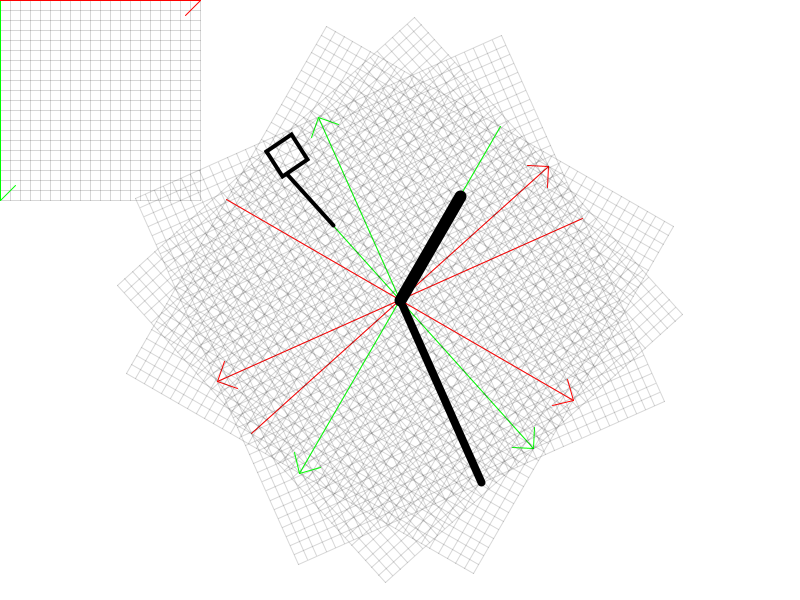
Frame 1 (no input)
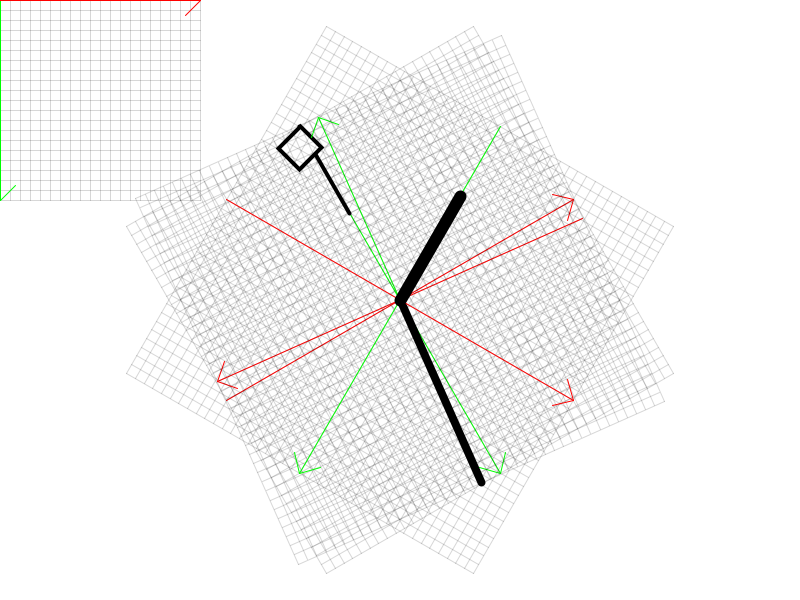
Frame 60 (the mouse pressed at the canvas centre just before this capture)
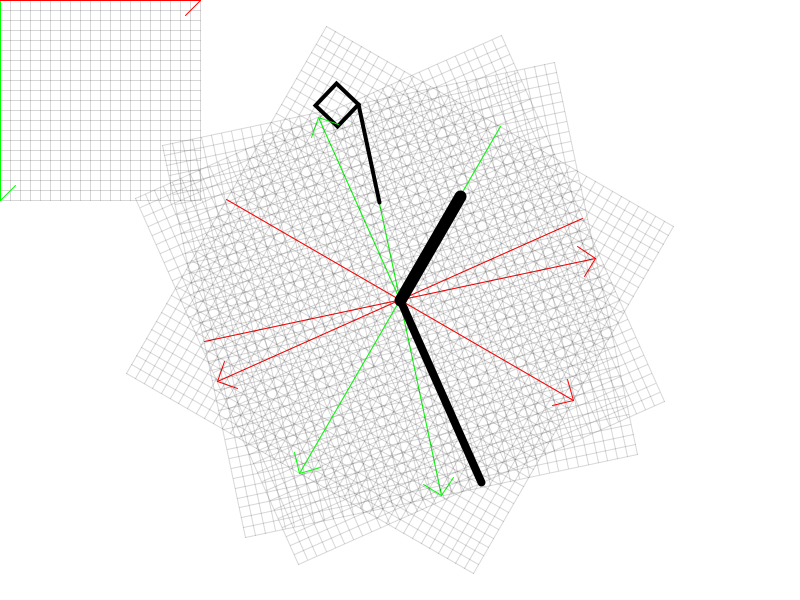
Frame 120 (the mouse held since frame 60 and released just before this capture)

The Processing sketch that drew these frames (run headless with seeded random() and noise(); from frame 60 on, the mouse is pressed at the canvas centre):

// Processing sketch: sketch_150507c_translate_rotate_uhr
// ── sketch_150507c_translate_rotate_uhr.pde
void setup() {
  size(800, 600);
  frameRate(60);
}

void draw() {
  background(255);
  drawCurrentCoordinateSystem();

  translate(width/2, height/2);
  //translate(100, 100);


  // 0 - 360
  float secondRotation = map(second(), 0, 60, 0, 360); // 0 - 59

  rotate(radians(secondRotation));
  drawCurrentCoordinateSystem();
  strokeWeight(4);
  stroke(0);
  line(0, -100, 0, -200);
  pushMatrix();
  // an die spitze vom sekundenzeiger
  translate(0, -200);
  // rotiere nach millis()/2000.0
  rotate(millis()/2000.0);
  // zeichne rechteck rotiert an der spitze vom sekundenzeiger
  rect(0, 0, 30, 30);
  popMatrix();
  
  
  // backrotation of seconds
  rotate(-radians(secondRotation));


  float minuteRotation = map(minute(), 0, 60, 0, 360); // 0 - 59

  pushMatrix();
  rotate(radians(minuteRotation));
  drawCurrentCoordinateSystem();
  strokeWeight(8);
  stroke(0);
  line(0, 0, 0, -200);
  popMatrix();

  float houreRotation = map(hour(), 0, 24, 0, 720); // 0 - 59

  rotate(radians(houreRotation));
  drawCurrentCoordinateSystem();
  strokeWeight(12);
  stroke(0);
  line(0, 0, 0, -120);
}






void drawCurrentCoordinateSystem() {
  stroke(0, 40);
  strokeWeight(1);
  int lineLength = 400;

  for (int i = -lineLength/2; i <= lineLength/2; i += 10) {
    line(i, -lineLength/2, i, lineLength/2);
    line(-lineLength/2, i, lineLength/2, i);
  }

  stroke(0, 255, 0);
  line(0, -lineLength/2, 0, lineLength/2);

  line(0, lineLength/2, 15, lineLength/2-15);
  line(0, lineLength/2, -15, lineLength/2-15);

  stroke(255, 0, 0);
  line(-lineLength/2, 0, lineLength/2, 0);

  line(lineLength/2, 0, lineLength/2-15, -15);
  line(lineLength/2, 0, lineLength/2-15, 15);
}
